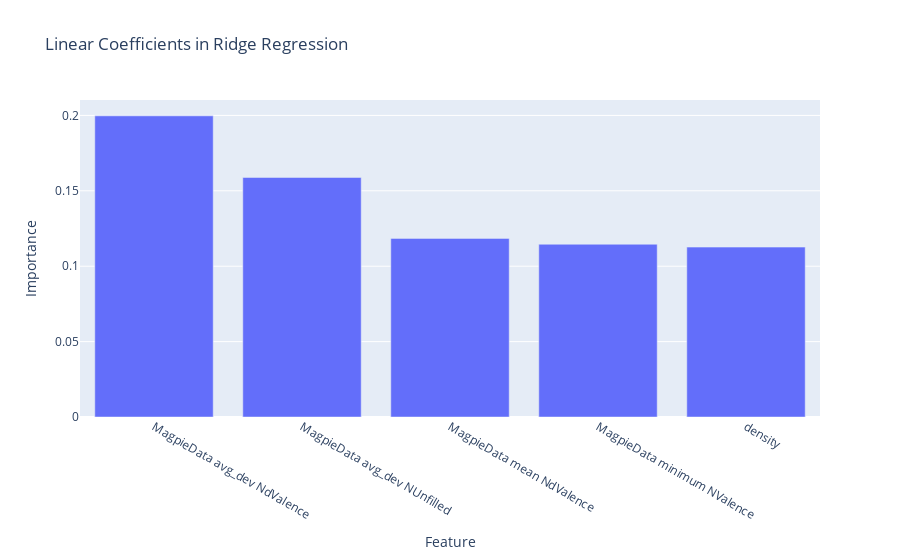

Notebook code for this chart:
### Markdown cell above
To make sense of this, we need to know which feature each number corresponds to. We can use `PlotlyFig` to plot the importances of the 5 most important features.

### Code cell
coefficients = np.abs(model.coef_)
included = X_train.columns.values
indices = np.argsort(coefficients)[::-1]

fig_bar = px.bar(
    x=included[indices][0:5],
    y=coefficients[indices][0:5],
    title="Linear Coefficients in Ridge Regression",
    labels={"x": "Feature", "y": "Importance"},
)
fig_bar.show()

### Figure 1 — Plotly figure (JSON) as saved in the notebook; plotly's stock layout.template omitted (floating-point values rounded to 4 significant figures)
{"data": [{"alignmentgroup": "True", "hovertemplate": "Feature=%{x}<br>Importance=%{y}<extra></extra>", "legendgroup": "", "marker": {"color": "#636efa", "pattern": {"shape": ""}}, "name": "", "offsetgroup": "", "orientation": "v", "showlegend": false, "textposition": "auto", "type": "bar", "x": ["MagpieData avg_dev NdValence", "MagpieData avg_dev NUnfilled", "MagpieData mean NdValence", "MagpieData minimum NValence", "density"], "xaxis": "x", "y": [0.1997, 0.1588, 0.1184, 0.1146, 0.1127], "yaxis": "y"}], "layout": {"autosize": true, "barmode": "relative", "legend": {"tracegroupgap": 0}, "title": {"text": "Linear Coefficients in Ridge Regression"}, "xaxis": {"anchor": "y", "autorange": true, "domain": [0, 1], "range": [-0.5, 4.5], "title": {"text": "Feature"}, "type": "category"}, "yaxis": {"anchor": "x", "autorange": true, "domain": [0, 1], "range": [0, 0.2102], "title": {"text": "Importance"}, "type": "linear"}}}
